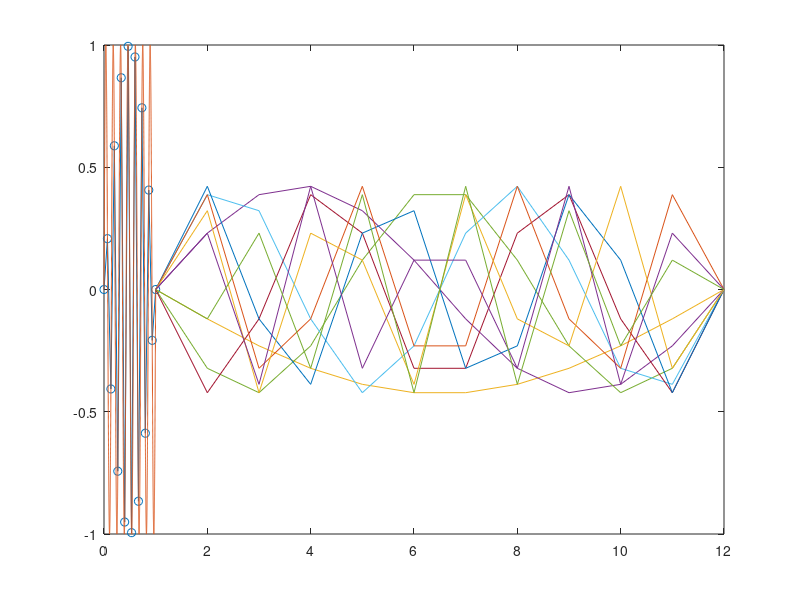

MATLAB code for this plot: (Note: this script raises an error after producing the figure.)
N = 15.0
highQRange = (0:10000) / 10000;
if floor(N) ~= N
    range = ([0:floor(N), N]) / N;
    endLoop = N;

else
    range = (0:N) / N;
    endLoop = N-1;
end

for i = 1:endLoop
    hold off
    plot(range, sin(i * pi * range), '-o');
    hold on;
    plot(highQRange, sin(i * pi * highQRange));

%     drawnow;
%     pause(0.5);
end
N = 10;
Dxx = (sparse(2:N, 1:N-1, ones(1, N-1), N, N) + ...
            sparse(1:N, 1:N, -2 * ones(1, N), N, N) + ...
            sparse(1:N-1, 2:N, ones(1, N-1), N, N));

[V, D, W] = eig(2 * eye(N) - Dxx);
for i = 1:N
    plot([0; W(:,i); 0])
    drawnow;
    pause(0.5);
end
answer = sort(sqrt(double(solve(test))))

kMat = [1200, -600; -600, 600];
mMat = [2, 0; 0, 2];
detTest = det(kMat - lambdaTest * mMat);
answer = sqrt(double(solve(detTest)))